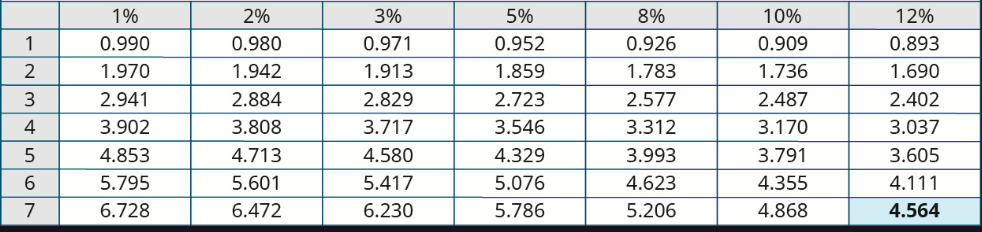
#> input picture IMGtoEXcel/teste.png, 982 x 232 px
$ python imgtoexcel.py
#> lines starting #> are read from the running program, lines starting #| are printed output that depends on the picture; after the words box and inside, x2 and y2 are one past the last pixel; in counts of white or black regions, pixels touching at a corner belong together
import cv2
import numpy as np
import pandas as pd
import matplotlib.pyplot as plt
import csv
import pytesseract

try:
    from PIL import Image
except ImportError:
    import Image

#read your file
file=r'./teste.png'
img = cv2.imread(file,0)
#> img: shape (232, 982); min 21, max 254, mean 220.8
img.shape

#thresholding the image to a binary image
thresh,img_bin = cv2.threshold(img,128,255,cv2.THRESH_BINARY | cv2.THRESH_OTSU)
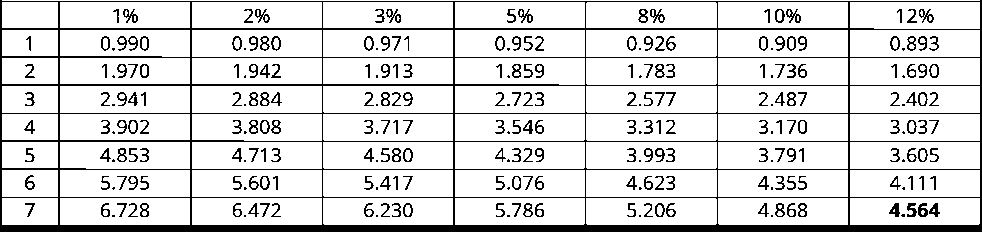
#> img_bin: shape (232, 982); 85.8% white; 269 black regions (49 under 20 px), largest, box (x1, y1, x2, y2) and area: (0, 0, 982, 232) 19887, (786, 9, 801, 23) 96, (650, 9, 665, 23) 95
#> thresh = 160

#inverting the image
img_bin = 255-img_bin
cv2.imwrite('./cv_inverted.png',img_bin)
#Plotting the image to see the output
plotting = plt.imshow(img_bin,cmap='gray')
plt.show()

# countcol(width) of kernel as 100th of total width
kernel_len = np.array(img).shape[1]//100
#> kernel_len = 9
# Defining a vertical kernel to detect all vertical lines of image
ver_kernel = cv2.getStructuringElement(cv2.MORPH_RECT, (1, kernel_len))
#> ver_kernel = [1, 1, 1, 1, 1, 1, 1, 1, 1]
# Defining a horizontal kernel to detect all horizontal lines of image
hor_kernel = cv2.getStructuringElement(cv2.MORPH_RECT, (kernel_len, 1))
# A kernel of 2x2
kernel = cv2.getStructuringElement(cv2.MORPH_RECT, (2, 2))

#Use vertical kernel to detect and save the vertical lines in a jpg
image_1 = cv2.erode(img_bin, ver_kernel, iterations=3)
#> image_1: shape (232, 982); 1.5% white in thin lines or dots
vertical_lines = cv2.dilate(image_1, ver_kernel, iterations=3)
#> vertical_lines: shape (232, 982); 1.5% white in thin lines or dots
cv2.imwrite("./vertical.jpg",vertical_lines)
#Plot the generated image
plotting = plt.imshow(image_1,cmap='gray')
plt.show()

#Use horizontal kernel to detect and save the horizontal lines in a jpg
image_2 = cv2.erode(img_bin, hor_kernel, iterations=3)
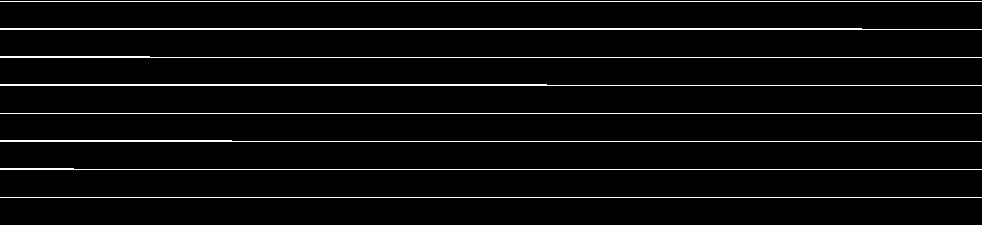
#> image_2: shape (232, 982); 7.3% white; 9 white regions, largest, box (x1, y1, x2, y2) and area: (0, 225, 982, 232) 6874, (0, 28, 982, 30) 1844, (0, 84, 982, 86) 1529
horizontal_lines = cv2.dilate(image_2, hor_kernel, iterations=3)
#> horizontal_lines: shape (232, 982); 7.3% white; 9 white regions, largest, box (x1, y1, x2, y2) and area: (0, 225, 982, 232) 6874, (0, 28, 982, 30) 1856, (0, 84, 982, 86) 1541
cv2.imwrite("./horizontal.jpg",horizontal_lines)
#Plot the generated image
plotting = plt.imshow(image_2,cmap='gray')
plt.show()

# Combine horizontal and vertical lines in a new third image, with both having same weight.
img_vh = cv2.addWeighted(vertical_lines, 0.5, horizontal_lines, 0.5, 0.0)
#Eroding and thesholding the image
img_vh = cv2.erode(~img_vh, kernel, iterations=2)
thresh, img_vh = cv2.threshold(img_vh,128,255, cv2.THRESH_BINARY | cv2.THRESH_OTSU)
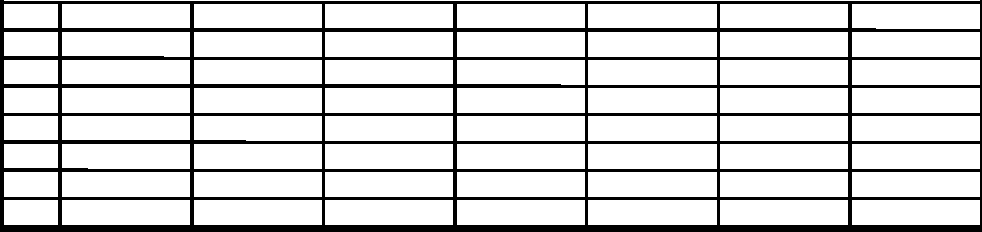
#> img_vh: shape (232, 982); 83.1% white; 1 black region
#> thresh = 127
cv2.imwrite("./img_vh.jpg", img_vh)
bitxor = cv2.bitwise_xor(img,img_vh)
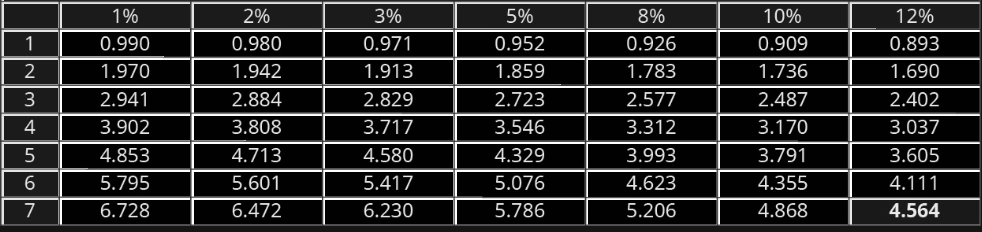
#> bitxor: shape (232, 982); min 1, max 254, mean 44.3
bitnot = cv2.bitwise_not(bitxor)
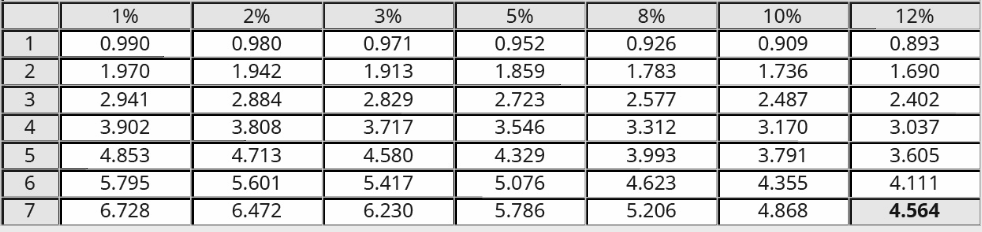
#> bitnot: shape (232, 982); min 1, max 254, mean 210.7
#Plotting the generated image
plotting = plt.imshow(bitnot,cmap='gray')
plt.show()

# Detect contours for following box detection
contours, hierarchy = cv2.findContours(img_vh, cv2.RETR_TREE, cv2.CHAIN_APPROX_SIMPLE)
#> contours = 65 contours, 1 with area under 20; largest, box (x1, y1, x2, y2) and area: (588, 200, 717, 225) 3072, (588, 172, 717, 197) 3072, (588, 144, 717, 169) 3072, (588, 116, 717, 141) 3072, (588, 88, 717, 113) 3072

def sort_contours(cnts, method="left-to-right"):
    # initialize the reverse flag and sort index
#> called with method = 'top-to-bottom'
    reverse = False
    i = 0
    # handle if we need to sort in reverse
    if method == "right-to-left" or method == "bottom-to-top":
        reverse = True
    # handle if we are sorting against the y-coordinate rather than
    # the x-coordinate of the bounding box
    if method == "top-to-bottom" or method == "bottom-to-top":
        i = 1
    # construct the list of bounding boxes and sort them from top to
    # bottom
    boundingBoxes = [cv2.boundingRect(c) for c in cnts]
#> boundingBoxes = 65 items, first 6: (852, 200, 128, 25), (720, 200, 128, 25), (588, 200, 129, 25), (457, 200, 128, 25), (325, 200, 128, 25), (194, 200, 128, 25)
    (cnts, boundingBoxes) = zip(*sorted(zip(cnts, boundingBoxes),
    key=lambda b:b[1][i], reverse=reverse))
#> cnts = 65 contours, 1 with area under 20; largest, box (x1, y1, x2, y2) and area: (588, 32, 717, 57) 3072, (588, 60, 717, 85) 3072, (588, 88, 717, 113) 3072, (588, 116, 717, 141) 3072, (588, 144, 717, 169) 3072; boundingBoxes = 65 items, first 6: (4, 0, 976, 1), (852, 4, 128, 25), (720, 4, 128, 24), (588, 4, 129, 24), (457, 4, 128, 24), (325, 4, 128, 24)
    # return the list of sorted contours and bounding boxes
    return (cnts, boundingBoxes)

# Sort all the contours by top to bottom.
contours, boundingBoxes = sort_contours(contours, method="top-to-bottom")
#> contours has the same summary as cnts in sort_contours

#Creating a list of heights for all detected boxes
heights = [boundingBoxes[i][3] for i in range(len(boundingBoxes))]
#> heights = 65 values, max 25 at index 1, min 1 at index 0, mean 24.4

#Get mean of heights
mean = np.mean(heights)
#> mean = 24.4

#Create list box to store all boxes in
box = []
# Get position (x,y), width and height for every contour and show the contour on image
for c in contours:
    x, y, w, h = cv2.boundingRect(c)
    if (w<1000 and h<500):
        image = cv2.rectangle(img,(x,y),(x+w,y+h),(0,255,0),2)
        box.append([x,y,w,h])
#> this loop made 65 passes
#> (c, x, y, w, h) on passes 1, 3, 4, 5, 6, 7, 8, 9, 10, 11: ([[4, 0], [979, 0]], 4, 0, 976, 1), ([[720, 4], [720, 27], [847, 27], [847, 4]], 720, 4, 128, 24), ([[588, 4], [588, 27], [716, 27], [716, 4]], 588, 4, 129, 24), ([[457, 4], [457, 27], [584, 27], [584, 4]], 457, 4, 128, 24), ([[325, 4], [325, 27], [452, 27], [452, 4]], 325, 4, 128, 24), ([[194, 4], [194, 27], [321, 27], [321, 4]], 194, 4, 128, 24), ([[62, 4], [62, 27], [189, 27], [189, 4]], 62, 4, 128, 24), ([[4, 4], [4, 27], [57, 27], [57, 4]], 4, 4, 54, 24), ([[852, 32], [852, 56], [979, 56], [979, 32]], 852, 32, 128, 25), ([[720, 32], [720, 56], [847, 56], [847, 32]], 720, 32, 128, 25)
#> (x, y, w, h) on passes 2, 16, 21, 39, 48, 61: (852, 4, 128, 25), (62, 32, 128, 25), (457, 60, 128, 25), (194, 116, 128, 25), (62, 144, 128, 25), (457, 200, 128, 25)
#> pass 3, `image = cv2.rectangle(img,(x,y),(x+w,y+h),(0,255,0),2)`:
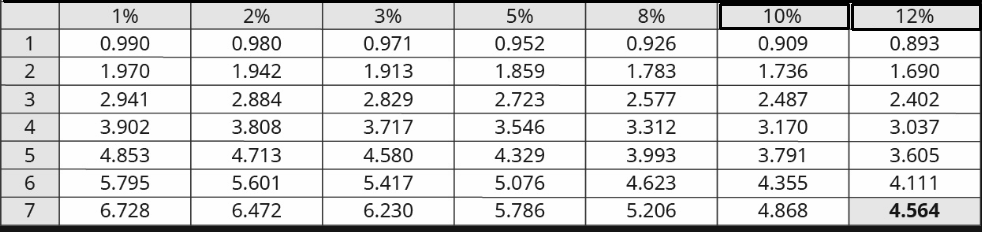
#> image: shape (232, 982); min 0, max 254, mean 217.1
#> after the loop:
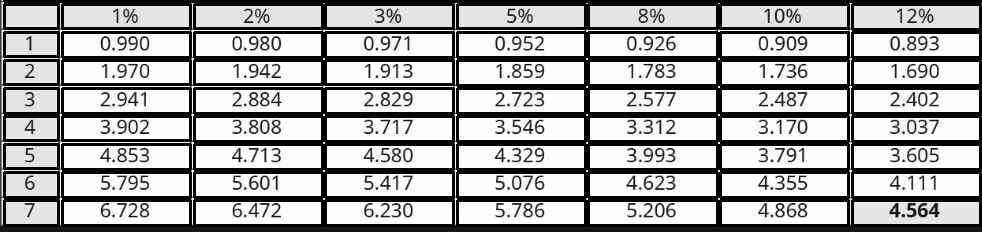
#> img: shape (232, 982); min 0, max 254, mean 169.4
#> after the loop, box = 65 items, first 6: [4, 0, 976, 1], [852, 4, 128, 25], [720, 4, 128, 24], [588, 4, 129, 24], [457, 4, 128, 24], [325, 4, 128, 24]

plotting = plt.imshow(image,cmap='gray')
plt.show()

#Creating two lists to define row and column in which cell is located
row=[]
column=[]
j=0

#Sorting the boxes to their respective row and column
for i in range(len(box)):

    if(i==0):
        column.append(box[i])
        previous=box[i]

    else:
        if(box[i][1]<=previous[1]+mean/2):
            column.append(box[i])
            previous=box[i]

            if(i==len(box)-1):
                row.append(column)

        else:
            row.append(column)
            column=[]
            previous = box[i]
            column.append(box[i])
#> this loop made 65 passes
#> previous on passes 1 to 12: [4, 0, 976, 1], [852, 4, 128, 25], [720, 4, 128, 24], [588, 4, 129, 24], [457, 4, 128, 24], [325, 4, 128, 24], [194, 4, 128, 24], [62, 4, 128, 24], [4, 4, 54, 24], [852, 32, 128, 25], [720, 32, 128, 25], [588, 32, 129, 25]
#> after the loop, row = 8 items

print(column)
#| [[852, 200, 128, 25], [720, 200, 128, 25], [588, 200, 129, 25], [457, 200, 128, 25], [325, 200, 128, 25], [194, 200, 128, 25], [62, 200, 128, 25], [4, 200, 54, 25]]
print(row)
#> (printed output is left out)

#calculating maximum number of cells
countcol = 0
for i in range(len(row)):
    countcol = len(row[i])
    if countcol > countcol:
        countcol = countcol
#> this loop made 8 passes
#> countcol on passes 1 to 8: 9, 8, 8, 8, 8, 8, 8, 8

#Retrieving the center of each column
center = [int(row[i][j][0]+row[i][j][2]/2) for j in range(len(row[i])) if row[0]]
#> center = [916, 784, 652, 521, 389, 258, 126, 31]

center=np.array(center)
center.sort()
print(center)
#| [ 31 126 258 389 521 652 784 916]
#Regarding the distance to the columns center, the boxes are arranged in respective order

finalboxes = []
for i in range(len(row)):
    lis=[]
    for k in range(countcol):
        lis.append([])
    for j in range(len(row[i])):
        diff = abs(center-(row[i][j][0]+row[i][j][2]/4))
        minimum = min(diff)
        indexing = list(diff).index(minimum)
        lis[indexing].append(row[i][j])
    finalboxes.append(lis)
#> this loop made 8 passes
#> after the loop, finalboxes = 8 items


#from every single image-based cell/box the strings are extracted via pytesseract and stored in a list
outer=[]
for i in range(len(finalboxes)):
    for j in range(len(finalboxes[i])):
        inner=''
        if(len(finalboxes[i][j])==0):
            outer.append(' ')
        else:
            for k in range(len(finalboxes[i][j])):
                y,x,w,h = finalboxes[i][j][k][0],finalboxes[i][j][k][1], finalboxes[i][j][k][2],finalboxes[i][j][k][3]
                finalimg = bitnot[x:x+h, y:y+w]
                kernel = cv2.getStructuringElement(cv2.MORPH_RECT, (2, 1))
                border = cv2.copyMakeBorder(finalimg,2,2,2,2, cv2.BORDER_CONSTANT,value=[255,255])
                resizing = cv2.resize(border, None, fx=2, fy=2, interpolation=cv2.INTER_CUBIC)
                dilation = cv2.dilate(resizing, kernel,iterations=1)
                erosion = cv2.erode(dilation, kernel,iterations=2)

#> (the run stopped early here; a loop or call above may not have finished)
